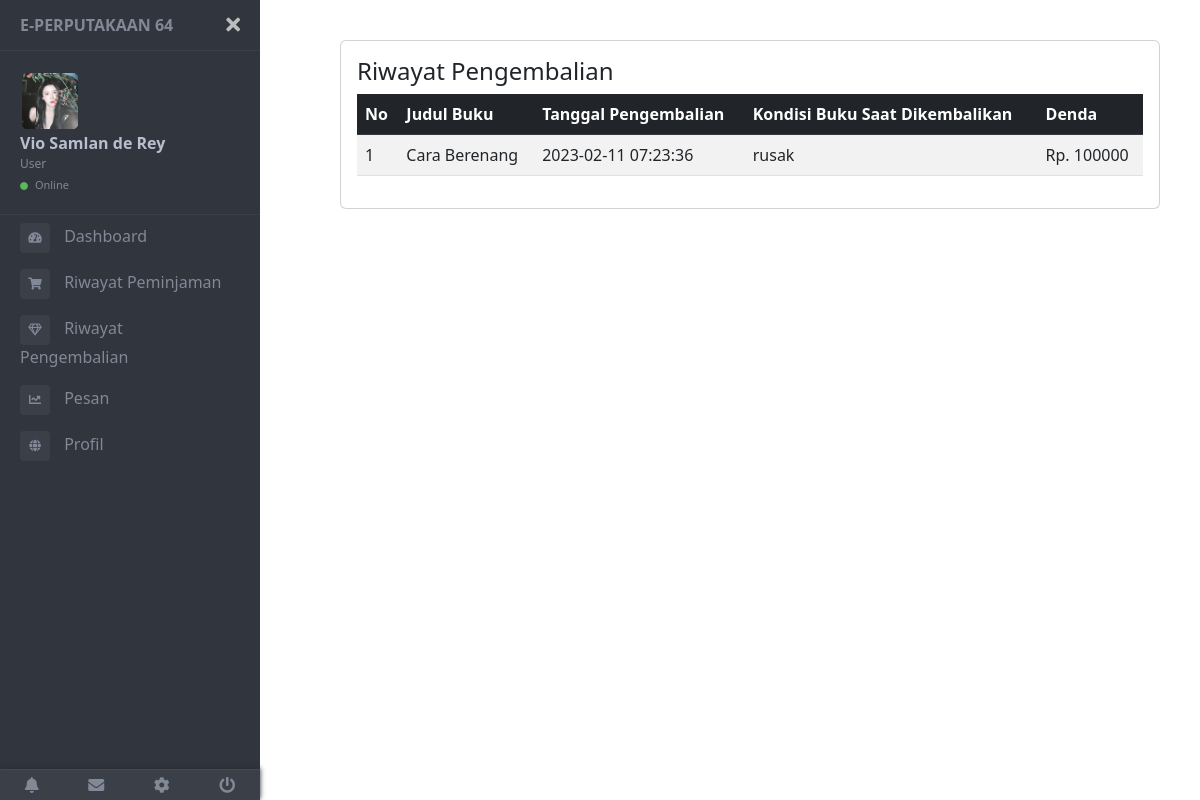
Screenshot of /user/pengembalian.php (signed in) with the database file from the repository.
### tables this page shows
CREATE TABLE `user` (
  `id` int(11) NOT NULL,
  `kode` varchar(100) NOT NULL,
  `nis` char(50) DEFAULT NULL,
  `fullname` varchar(50) NOT NULL,
  `username` varchar(100) NOT NULL,
  `password` text NOT NULL,
  `kelas` varchar(50) DEFAULT NULL,
  `alamat` text DEFAULT NULL,
  `verif` enum('verified','unverified') NOT NULL,
  `role` enum('admin','user') NOT NULL,
  `foto` text DEFAULT NULL,
  `join_date` datetime NOT NULL,
  `terakhir_login` datetime NOT NULL
);

CREATE TABLE `peminjaman` (
  `id` int(11) NOT NULL,
  `id_user` int(11) NOT NULL,
  `id_buku` int(11) NOT NULL,
  `tanggal_peminjaman` datetime NOT NULL,
  `tanggal_pengembalian` datetime DEFAULT NULL,
  `kondisi_buku_saat_dipinjam` enum('baik','rusak') NOT NULL,
  `kondisi_buku_saat_dikembalikan` enum('baik','rusak') DEFAULT NULL,
  `denda` decimal(10,0) NOT NULL
);

CREATE TABLE `buku` (
  `id` int(11) NOT NULL,
  `judul` varchar(100) NOT NULL,
  `id_kategori` int(11) NOT NULL,
  `id_penerbit` int(11) NOT NULL,
  `tahun_terbit` year(4) NOT NULL,
  `isbn` char(20) NOT NULL,
  `j_buku_baik` int(100) NOT NULL,
  `j_buku_rusak` int(100) NOT NULL,
  `pengarang` varchar(100) NOT NULL,
  `foto` text DEFAULT NULL
);

### class/Database.php (called while the page is built, shortened)
<?php
class Database{
    private $server = "localhost";
    private $username = "root";
    private $password = "";
    private $database = "db_perpus";
    public function __construct(){
        $this->db = mysqli_connect($this->server, $this->username, $this->password, $this->database);
    }
}
?>

### class/User.php (called while the page is built, shortened)
<?php
include_once("Database.php");
class User extends Database
{
    public function find($id)
    {
        $sql = "SELECT * from user where id='$id'";
        return $this->db->query($sql)->fetch_assoc();
    }
}

### class/Peminjaman.php (called while the page is built, shortened)
<?php
include_once("Database.php");
class Peminjaman extends Database
{
    public function findKembali($id)
    {
        $sql = "SELECT buku.judul as judul, peminjaman.tanggal_pengembalian, peminjaman.kondisi_buku_saat_dikembalikan, peminjaman.denda  from peminjaman, buku where peminjaman.id_buku = buku.id and peminjaman.id_user= $id and tanggal_pengembalian is not null";
        return $this->db->query($sql)->fetch_all(MYSQLI_ASSOC);
    }
}

### user/pengembalian.php (the view, shortened to what this page needs)
<?php
include_once("../class/User.php");
include_once("../class/Peminjaman.php");
$user = new User;
$data_user = $user->find($_SESSION["id"]);
$pengembalian = new Peminjaman;
$data_pengembalian = $pengembalian->findKembali($_SESSION["id"]);
?>
<!DOCTYPE html>
<html lang="en">
<head>
    <link rel="stylesheet" href="../assets/css/style.css">
    <?php include("../partials/t_script_js.php") ?>
</head>
<body>
    <div class="page-wrapper chiller-theme toggled">
        <?php include("../partials/sidebar_user.php") ?>
        <main class="page-content">
            <div class="container-fluid">
                <div class="card">
                    <div class="card-body">
                        <h4>Riwayat Pengembalian</h4>
                        <div class="table">
                            <table class="table table-striped" id="jquery-tab">
                                <thead>
                                    <tr class="table-dark">
                                        <th>No</th>
                                        <th>Judul Buku</th>
                                        <th>Tanggal Pengembalian</th>
                                        <th>Kondisi Buku Saat Dikembalikan</th>
                                        <th>Denda</th>
                                    </tr>
                                </thead>
                                <tbody>
                                    <?php foreach ($data_pengembalian as $key => $p) : ?>
                                        <tr>
                                            <td><?= $key + 1 ?></td>
                                            <td><?= $p["judul"] ?></td>
                                            <td><?= $p["tanggal_pengembalian"] ?></td>
                                            <td><?= $p["kondisi_buku_saat_dikembalikan"] ?></td>
                                            <td>Rp. <?= $p["denda"] ?></td>
                                        </tr>
                                    <?php endforeach ?>
                                </tbody>
                            </table>
                        </div>
                    </div>
                </div>
            </div>
        </main>
    </div>
</body>
</html>

### partials/sidebar_user.php (shortened to what this page needs)
<nav id="sidebar" class="sidebar-wrapper">
    <div class="sidebar-content">
        <div class="sidebar-brand">
            <a href="http://localhost/perpus/user/index.php">E-Perputakaan 64</a>
            <div id="close-sidebar">
                <i class="fas fa-times"></i>
            </div>
        </div>
        <div class="sidebar-header">
            <div class="user-pic">
                <img class="img-responsive img-rounded" src="<?= $data_user["foto"] ?>" alt="User picture">
            </div>
            <div class="user-info">
                <span class="user-name"><Strong><?= $data_user["fullname"]; ?></Strong></span>
                <span class="user-role text-capitalize"><?= $data_user["role"]; ?></span>
                <span class="user-status">
                    <i class="fa fa-circle"></i>
                    <span>Online</span>
                </span>
            </div>
        </div>
        <div class="sidebar-menu">
            <ul>
                <li class="sidebar">
                    <a href="http://localhost/perpus/user/index.php">
                        <i class="fa fa-tachometer-alt"></i>
                        <span>Dashboard</span>
                    </a>
                </li>
                <li class="sidebar">
                    <a href="http://localhost/perpus/user/peminjaman.php">
                        <i class="fa fa-shopping-cart"></i>
                        <span>Riwayat Peminjaman</span>
                    </a>
                </li>
                <li class="sidebar">
                    <a href="http://localhost/perpus/user/pengembalian.php">
                        <i class="far fa-gem"></i>
                        <span>Riwayat Pengembalian</span>
                    </a>
                </li>
                <li class="sidebar">
                    <a href="http://localhost/perpus/user/pesan.php">
                        <i class="fa fa-chart-line"></i>
                        <span>Pesan</span>
                    </a>
                </li>
                <li class="sidebar">
                    <a href="http://localhost/perpus/user/profil.php">
                        <i class="fa fa-globe"></i>
                        <span>Profil</span>
                    </a>
                </li>
            </ul>
        </div>
    </div>
    <div class="sidebar-footer">
        <a href="#">
            <i class="fa fa-bell"></i>
        </a>
        <a href="#">
            <i class="fa fa-envelope"></i>
        </a>
        <a href="#">
            <i class="fa fa-cog"></i>
        </a>
        <a href="http://localhost/perpus/logout.php">
            <i class="fa fa-power-off"></i>
        </a>
    </div>
</nav>

### rows the page displays
user: foto (picture), fullname "Vio Samlan de Rey", role "User"
peminjaman: id_buku.judul "Cara Berenang", tanggal_pengembalian "2023-02-11 07:23:36", kondisi_buku_saat_dikembalikan "rusak", denda "100000"
